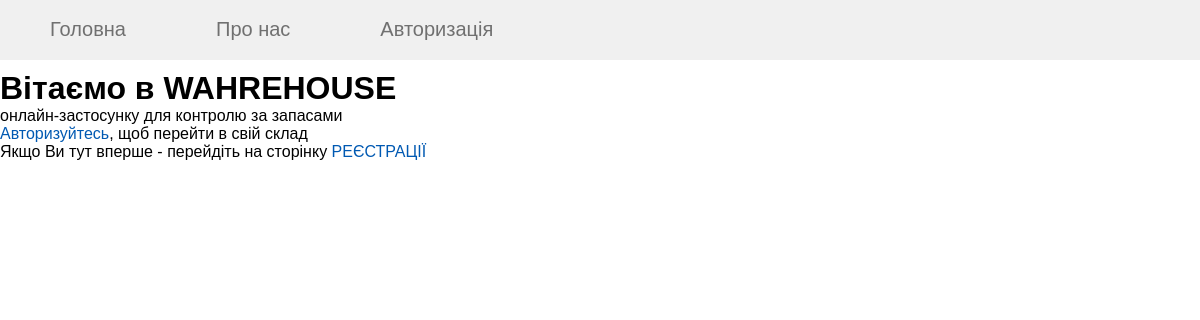
The page / on the database its author committed.
### tables this page shows
CREATE TABLE mainmenu (
menu_Id integer PRIMARY KEY AUTOINCREMENT,
name text NOT NULL,
url text NOT NULL
);

### warehouse.py (the view)
@flapp.route("/")
def foo_index():
    menu = dbase.getMenu()
    return render_template('index.html',
                           menu=menu)

### FDataBase.py (called while the page is built)
    def getMenu(self):
        sql = "SELECT * FROM mainmenu"
        try:
            self.__cur.execute(sql)
            res = self.__cur.fetchall()
            if res:
                return res
        except:
            print("Помилка")
        return []

### warehouse.py (called while the page is built)
def connect_db():
    conn = sqlite3.connect(flapp.config['DATABASE'])
    conn.row_factory = sqlite3.Row
    return conn

def get_db_link():
    if not hasattr(g, 'link_db'):
        g.link_db = connect_db()
    return g.link_db

@flapp.before_request
def before_request():
    global dbase
    db_link = get_db_link()           # отримання зв'язку з базою даних (g.link_db)
    dbase = FDataBase(db_link)   # екземпляр класу FDataBase з переданим йому зв'язком з базою даних

### templates/index.html
{% extends 'base.html' %}
{% block content %}
{{ super() }}
<link type="text/css" href="{{url_for('static', filename='css/drop_style1.css')}}" rel="stylesheet" />
<h1> Вітаємо в WAHREHOUSE</h1>
онлайн-застосунку для контролю за запасами
{% if not current_user.get_id() %}
    <p> <a href="{{url_for('foo_login')}}">Авторизуйтесь</a>, щоб перейти в свій склад</p>
    <p> Якщо Ви тут вперше - перейдіть на сторінку <a href="{{url_for('foo_register')}}">РЕЄСТРАЦІЇ</a></p>
{% else %}
    <p>Привіт, {{ current_user.get_name() }} </p>
    <p>Зайти в <a href="{{url_for('foo_profile')}}"> КАБІНЕТ </a></p>
    <p>Повернутись на <a href="{{url_for('foo_main')}}"> СКЛАД </a></p>
    <p> <a href="{{url_for('foo_logout')}}"> Вийти з акаунту</a></p>
{% endif %}
{% endblock content %}

### templates/base.html (shortened to what this page needs)
<!DOCTYPE html>
<html>
<head>
<link type="text/css" href="{{url_for('static', filename='css/styles.css')}}" rel="stylesheet" />
</head>
<body>
{% block content -%}
	{%- block mainmenu -%}
	<ul class = "mainmenu">
		{%for m in menu %}
		<li><a href="{{m.url}}">{{m.name}}</a></li>
		{%endfor%}
	</ul>
	{% endblock mainmenu -%}
{% endblock content -%}
</body>
</html>

### static/css/styles.css (style rules this page uses)
html, body { font- family: 'Arial'; margin: 0; padding: 0; height: 100%; width: 100%; }
a { color: #0059b2; text-decoration: none; }
ul.mainmenu { list-style: none; background: #F0F0F0; height: 60px; margin: 0; padding: 0; color: #fdc073; font-size: 20px; overflow: hidden; }
ul.mainmenu li { float: left; margin: 18px 40px 0 50px; }
ul.mainmenu li a { color: #707070; text-decoration: none; }

### static/css/drop_style1.css (style rules this page uses)
html, body { padding:0px; margin:0px; background:white; font-family: 'Karla', sans-serif; width:100vw; }
body * { margin:0; padding:0; }

### rows shown on the page
mainmenu: name "Головна"
mainmenu: name "Про нас"
mainmenu: name "Авторизація"
